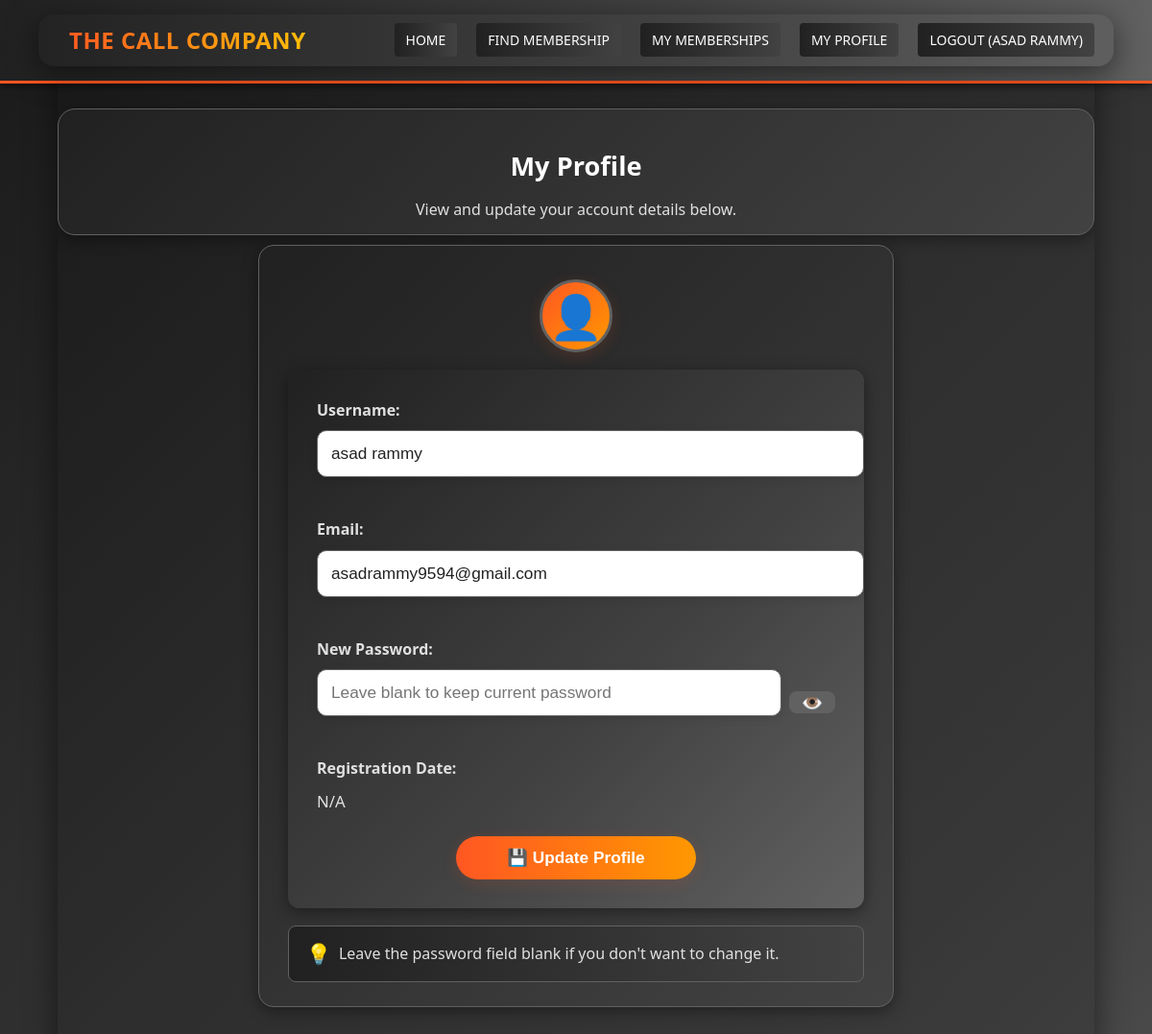
The app's page /profile (signed in) with its own data.
### app.py (models this page shows)
class User(db.Model):
    id = db.Column(db.Integer, primary_key=True)
    username = db.Column(db.String(80), unique=True, nullable=False)
    email = db.Column(db.String(120), unique=True, nullable=False)
    password_hash = db.Column(db.String(128), nullable=False)
    members = db.relationship('Member', backref='user', lazy=True)

### app.py (the view, shortened to what this page needs)
@app.route('/profile', methods=['GET', 'POST'])
def profile():
    if 'user_id' not in session:
        flash('Please log in to view your profile.', 'warning')
        return redirect(url_for('login'))
    user = User.query.get(session['user_id'])
    if not user:
        session.pop('user_id', None)
        flash('Session expired. Please log in again.', 'warning')
        return redirect(url_for('login'))
    return render_template('profile.html', user=user)

### templates/profile.html (shortened to what this page needs)
{% extends "layout.html" %}
{% block content %}
    <div class="profile-hero">
        <h2>My Profile</h2>
        <p class="profile-subtitle">View and update your account details below.</p>
    </div>
    <div class="profile-card">
        <div class="profile-avatar">
            <span class="avatar-icon">👤</span>
        </div>
        <form method="POST" class="profile-form">
            <div class="form-group">
                <label for="username">Username:</label>
                <input type="text" id="username" name="username" value="{{ user.username }}" required placeholder="Your username">
            </div>
            <div class="form-group">
                <label for="email">Email:</label>
                <input type="email" id="email" name="email" value="{{ user.email }}" required placeholder="Your email">
            </div>
            <div class="form-group">
                <label for="password">New Password:</label>
                <div class="password-row">
                    <input type="password" id="password" name="password" placeholder="Leave blank to keep current password">
                    <button type="button" class="toggle-password" onclick="togglePassword()" title="Show/Hide Password">👁️</button>
                </div>
            </div>
            <div class="form-group">
                <label>Registration Date:</label>
                <div class="profile-value">{{ user.created_at.strftime('%d-%b-%Y') if user.created_at else 'N/A' }}</div>
            </div>
            <button type="submit" class="btn profile-btn">💾 Update Profile</button>
        </form>
        <div class="info-tip">
            <span class="tip-icon">💡</span> <span>Leave the password field blank if you don't want to change it.</span>
        </div>
    </div>
{% endblock %}

### templates/layout.html (shortened to what this page needs)
<!DOCTYPE html>
<html lang="en">
<head>
    <link rel="stylesheet" href="{{ url_for('static', filename='css/style.css') }}">
</head>
<body>
    <nav>
        <div class="container">
            <a href="{{ url_for('index') }}" class="brand">The Call Company</a>
            <ul>
                <li><a href="{{ url_for('index') }}">Home</a></li>
                <li><a href="{{ url_for('find_member') }}">Find Membership</a></li>
                {% if session.get('user_id') %}
                    <li><a href="{{ url_for('my_memberships') }}">My Memberships</a></li>
                    <li><a href="{{ url_for('profile') }}">My Profile</a></li>
                    <li><a href="{{ url_for('logout') }}">Logout ({{ session.get('username') }})</a></li>
                {% else %}
                    <li><a href="{{ url_for('login') }}">Login</a></li>
                    <li><a href="{{ url_for('register') }}">Register</a></li>
                {% endif %}
            </ul>
        </div>
    </nav>
    <div class="container">
        {% block content %}{% endblock %}
    </div>
</body>
</html>

### static/css/style.css (style rules this page uses)
body { font-family: 'Segoe UI', Arial, sans-serif; margin: 0; background: linear-gradient(135deg, #1a1a1a 0%, #2d2d2d 40%, #3a3a3a 80%, #4a4a4a 100%); color: #fff; line-height: 1.6; padding-top: 63px; }
.container { width: 90%; max-width: 1200px; margin: auto; overflow: hidden; padding: 20px 0; background: linear-gradient(135deg, rgba(26,26,26,0.95) 0%, rgba(45,45,45,0.85) 50%, rgba(58,58,58,0.75) 100%); border-radius: 16px; box-shadow: 0 8px 32px 0 rgba(0,0,0,0.5); }
nav { background: linear-gradient(90deg, #212121 0%, #424242 60%, #616161 100%); color: #fff; padding: 15px 0; border-bottom: 3px solid #ff5722; box-shadow: 0 2px 8px rgba(0,0,0,0.6); position: fixed; top: 0; left: 0; width: 100%; z-index: 1000; }
nav .container { display: flex; justify-content: space-between; align-items: center; padding: 0 20px; background: none; }
nav .brand { color: #fff; font-size: 24px; text-decoration: none; font-weight: bold; letter-spacing: 0.5px; background: linear-gradient(90deg, #ff5722 0%, #ffc107 100%); -webkit-background-clip: text; -webkit-text-fill-color: transparent; background-clip: text; }
nav ul { padding: 0; margin: 0; list-style: none; display: flex; gap: 20px; }
nav ul li { margin: 0; }
nav a { color: #fff; text-decoration: none; text-transform: uppercase; font-size: 14px; font-weight: 500; padding: 8px 12px; border-radius: 4px; transition: background 0.3s, color 0.3s; background: linear-gradient(90deg, #212121 0%, #424242 100%); }
form { background: linear-gradient(135deg, #212121 0%, #424242 60%, #616161 100%); padding: 30px; border-radius: 12px; box-shadow: 0 4px 16px rgba(0,0,0,0.4); color: #fff; }
form label { display: block; margin-bottom: 8px; color: #e0e0e0; font-weight: 500; }
form input[type="text"], form input[type="password"], form input[type="email"], form input[type="date"], form input[type="number"], form select { width: 100%; padding: 12px; margin-bottom: 20px; border-radius: 6px; border: 1px solid #616161; font-size: 1em; background: #fff; color: #212121; transition: border-color 0.3s, box-shadow 0.3s; }
.btn { display: inline-block; background: linear-gradient(90deg, #ff5722 0%, #ff9800 100%); color: #fff; padding: 12px 24px; text-decoration: none; border: none; border-radius: 25px; cursor: pointer; font-size: 1em; font-weight: 500; transition: all 0.3s; box-shadow: 0 4px 12px rgba(255,87,34,0.15); text-align: center; margin: 0 auto; width: 100%; max-width: 250px; }
h1, h2, h3, h4, h5, h6 { color: #fff; line-height: 1.3; margin-bottom: 0.5em; }
h2 { font-size: 2em; }
a { color: #ff5722; text-decoration: none; transition: color 0.3s; }

### records on screen
User: get "ASAD RAMMY", username "asad rammy", email "asadrammy9594@gmail.com"

### other values on screen
{{ user.created_at.strftime('%d-%b-%Y') if user.created_at else 'N/A' }} "N/A"
